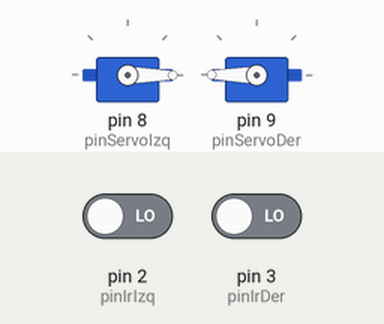
Bench run of a sketch on a simulated Arduino Uno, built with avr-gcc and run on an emulated ATmega328P. Parts: 2 × servo. Inputs (shaded band) come from the test bench; at power-on: pin 2 (pinIrIzq) LOW, pin 3 (pinIrDer) LOW.

Above: at 1.2 s.
1.3 s: pin 2 (pinIrIzq) driven HIGH
At 2.5 s:
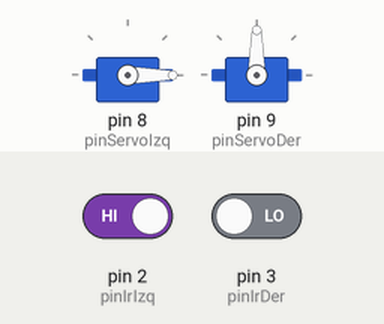
2.8 s: pin 3 (pinIrDer) driven HIGH
At 3.7 s:
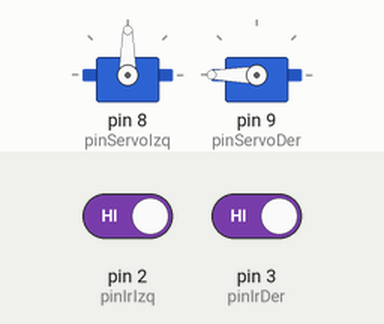
5.8 s: pin 3 (pinIrDer) driven LOW
At 7.0 s:
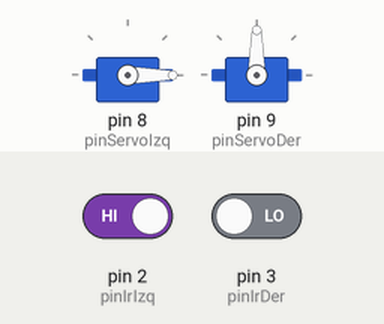
7.3 s: pin 2 (pinIrIzq) driven LOW
At 8.3 s:
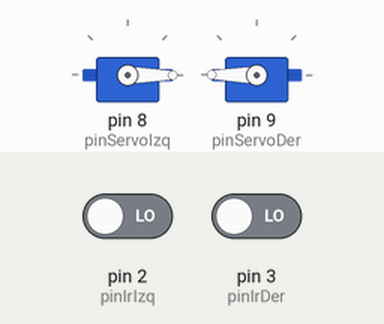
Timing chart, 0 to 9.8 s (numbered marks = the images above; inputs shaded):
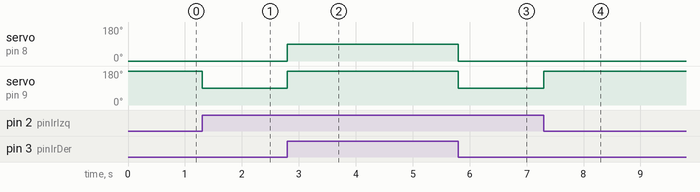

Measured:
- after the input at 1.3 s, servo on pin 9 (pinServoDer): 180° → 90° at once
- after the input at 2.8 s, servo on pin 8 (pinServoIzq): 0° → 90° at once, → 89° 1.6 s later; servo on pin 9 (pinServoDer): 90° → 180° at once
- after the input at 5.8 s, servo on pin 8 (pinServoIzq): 89° → 0° at once; servo on pin 9 (pinServoDer): 180° → 90° at once
- after the input at 7.3 s, servo on pin 9 (pinServoDer): 90° → 180° at once

The sketch:

ByBehaviour.ino
```cpp
#include <Servo.h>
Servo servoIzq;
Servo servoDer;

int pinServoIzq = 8;
int pinServoDer = 9;

int pinIrDer = 3;
int pinIrIzq = 2;

struct Salida {
  boolean activo = false;
  int servoIzq = -1;
  int servoDer = -1;
};

Salida sComp1 ;
Salida sComp2 ;
Salida sComp3 ;
int x, contador = 0;

void setup() {
  Serial.begin(9600);
  servoIzq.attach(pinServoIzq);
  servoDer.attach(pinServoDer);

  pinMode( pinIrDer , INPUT);
  pinMode( pinIrIzq , INPUT);
}

void loop() {

  int valorSensorIzq =digitalRead(pinIrIzq);
  int valorSensorDer = digitalRead(pinIrDer);


  comp1_EntratEnPista(valorSensorIzq, valorSensorDer);
  if ( sComp1.activo ) {

   contador++;
  if (contador == 10000)
  {
    if(x<90){
      x++;
    }
    contador = 0;
  }
     servoIzq.write(sComp1.servoIzq);
     servoDer.write(sComp1.servoDer);

    return;
  }

  comp2_CorregirTrayectoria(valorSensorIzq, valorSensorDer);
  if ( sComp2.activo ) {
    x=0;
     servoIzq.write(sComp2.servoIzq);
     servoDer.write(sComp2.servoDer);
    return;
  }

  comp3_Avanzar(valorSensorIzq, valorSensorDer);
  if ( sComp3.activo ) {
    x=0;
   servoIzq.write(sComp3.servoIzq);
   servoDer.write(sComp3.servoDer);
    return;
  }


}

void comp1_EntratEnPista(int valorSensorIzq, int valorSensorDer) {
  sComp1.activo = false;
  if ( valorSensorIzq == 1 && valorSensorDer == 1 ) {
    sComp1.activo = true;
    sComp1.servoIzq = 90-x; // Valores inventados
    sComp1.servoDer = 180; // Valores inventados
  }
}

void comp2_CorregirTrayectoria(int valorSensorIzq, int valorSensorDer) {
  sComp2.activo = false;
  if ( valorSensorIzq == 0 && valorSensorDer == 1 ) {
    sComp2.activo = true;
    sComp2.servoIzq = 90; // Valores inventados
    sComp2.servoDer = 180; // Valores inventados
  }
  if ( valorSensorIzq == 1 && valorSensorDer == 0 ) {
    sComp2.activo = true;
    sComp2.servoIzq = 0; // Valores inventados
    sComp2.servoDer = 90; // Valores inventados
  }
}

void comp3_Avanzar(int valorSensorIzq, int valorSensorDer) {
  sComp3.activo = false;
  if ( valorSensorIzq == 0 && valorSensorDer == 0) {
    sComp3.activo = true;
    sComp3.servoIzq = 0; // Valores inventados
    sComp3.servoDer = 180; // Valores inventados
  }
}
```
